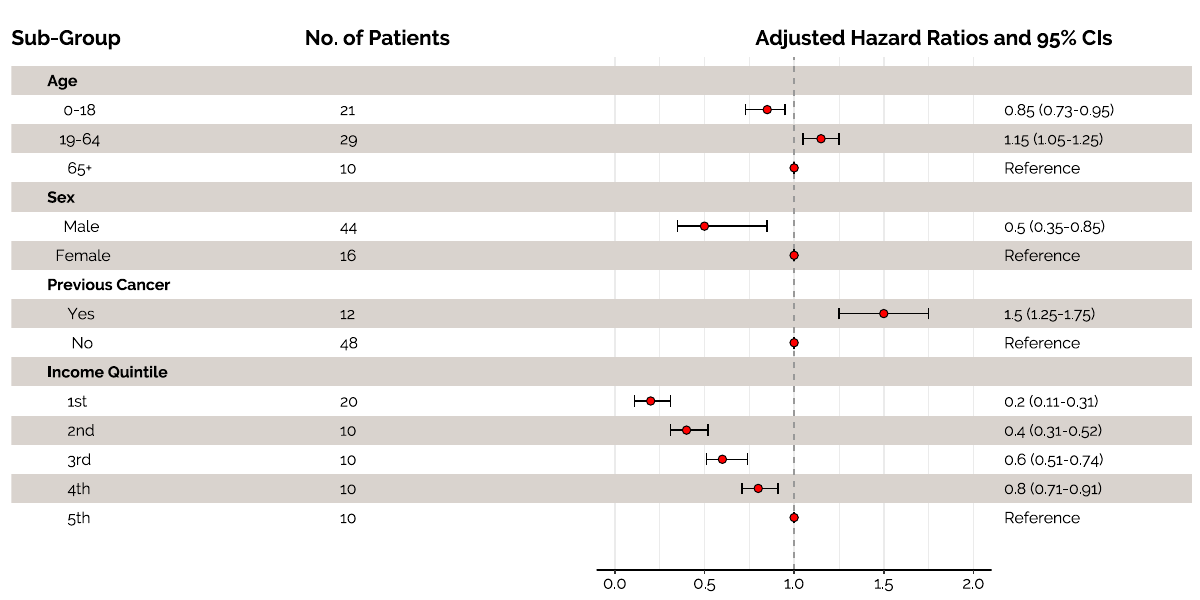

This figure's R source:
#Setup libraries
library(stringr)      #for string manipulation
library(dplyr)        #for data manipulation
library(grid)         #for margins
library(ggplot2)      #for plotting
library(ggforestplot) #for adding the striped bands
library(patchwork)    #for arranging multiple ggplot objects
library(showtext)     #for nice fonts

#The input data frame assumes:
# Sub-group variable name (e.g. Sex) and it's levels (e.g. Male, Female) are in the same column (level)
# For rows of data where the sub-group variable name appears, set estimates to 999
# For a given sub-group variable (e.g. Sex), set the estimate, low and high values to 1 if it is the Reference level (e.g Female)
# Your data are pre-sorted in the order you wish the plot to appear

df <- data.frame(
  level   =c('Age','0-18','19-64','65+', 'Sex', 'Male','Female', 'Previous Cancer','Yes','No', "Income Quintile", "1st","2nd","3rd","4th","5th"),  estimate=c(999, 0.85, 1.15, 1, 999, 0.50, 1, 999, 1.5, 1, 999, 0.2, 0.4, 0.6, 0.8, 1),
  low     =c(999, 0.73, 1.05, 1, 999, 0.35, 1, 999, 1.25, 1, 999, 0.11, 0.31, 0.51, 0.71, 1),
  high    =c(999, 0.95, 1.25, 1, 999, 0.85, 1, 999, 1.75, 1, 999, 0.31, 0.52,0.74,0.91,1),
  n       =c(999, 21, 29, 10, 999, 44, 16, 999, 12, 48, 999, 20,10,10,10,10),
  stringsAsFactors=FALSE
)

#The above should be clear when you view the dataset.
head(df)

#Data Mgmt
#Add an ordering Variable - this ensures the plot is ordered according to how the data is currently sorted
df$order <- seq(nrow(df), 1, by = -1)


#(a) - Add padding to sub-group levels so they appear indented
#(b) - Add a variable that concatenates the OR + CIs for Display
#(c) - Add a variable that controls bold face for sub-group variables and levels
#(d) - Add a display for Reference levels of a sub-group variable
df = df %>%
  mutate(a = if_else(estimate==999, level, str_pad(level,8,side="left")),
         b = if_else(estimate==999, " ", paste(paste(df$estimate, sep=""), paste("(",df$low,"-",df$high,")",sep=""))),
         c = if_else(estimate==999, "bold","plain"),
         d = if_else(b=="1 (1-1)","Reference",b)
        )

#Clean up data-frame prior to plotting
df2 <- as.data.frame(df)
df2[df2 == 999] <- NA


#Load fonts for plot 
#This step isn't necessary if you're okay with the default ggplot2 font
#An internet connection is needed to load the fonts if you want them.

font_add_google("Raleway", "rale")
showtext_auto()

#Create plots by columns then assemble using patch work.
#You may need to adjust margins in the theme() arguement in each plot depending on your own data

#Column 1 - sub-group column
col1  <-ggplot(df2) +
        theme_linedraw() +
        geom_stripes(even = "#D9D3CE", odd = "#00000000",inherit.aes = FALSE, aes(y=order))  +
        geom_text(aes(label = a, x = 0, y=order, fontface=c), hjust = 0, size=4, family="rale") +
        theme(
              axis.text = element_blank(),
              axis.title = element_blank(),
              axis.ticks = element_blank(),
              panel.grid = element_blank(),
              panel.border = element_blank(),
              plot.margin= grid::unit(c(0, 0, 0, 0), "in")
              ) +
      ylim(0, max(df2$order))  +
      xlim(0,0.02) +
      xlab(NULL)  +
      ylab(NULL)  +
      ggtitle(label="\nSub-Group") +
      theme(plot.title = element_text(size =15, face = "bold" ,family="rale"))

#Column 2 - the N column
col2 <- ggplot(df2) +
        theme_linedraw() +
        geom_stripes(even = "#D9D3CE", odd = "#00000000",inherit.aes = FALSE, aes(y=order))  +
        geom_text(aes(label = n, x = 0, y=order, fontface=c), hjust = 0, size=4, family="rale") +
        theme(
          axis.text = element_blank(),
          axis.title = element_blank(),
          axis.ticks = element_blank(),
          panel.grid = element_blank(),
          panel.border = element_blank(),
          plot.margin= grid::unit(c(0, 0, 0, -5), "in")) +
        ylim(0, max(df2$order))  +
        xlim(0,0.02) +
        xlab(NULL)  +
        ylab(NULL)  +
        ggtitle(label="\nNo. of Patients") +
        theme(plot.title = element_text(size =15, face = "bold", hjust = 0.001, family="rale"))

#Column 4 - the OR/CI Summary column
col4  <- ggplot(df2) +
         theme_linedraw() +
         geom_stripes(even = "#D9D3CE", odd = "#00000000",inherit.aes = FALSE, aes(y=order))  +
         geom_text(aes(label = d, x = 0, y=order), hjust = 0, size=4,family="rale") +
         theme(
           axis.text = element_blank(),
           axis.title = element_blank(),
           axis.ticks = element_blank(),
           panel.grid = element_blank(),
           panel.border = element_blank(),
           plot.margin= grid::unit(c(0, 0, 0, 0), "in")) +
         ylim(0, max(df2$order))  +
         xlim(0,0.02) +
         xlab(NULL)  +
         ylab(NULL) +
         ggtitle(label="\nAdjusted Hazard Ratios and 95% CIs") +
         theme(plot.title = element_text(size =15, face = "bold", hjust = 1.5,family="rale"))


#Column 3 - the forest plot column
col3 <-  ggplot(df2, aes(x = estimate, xmin = low, xmax = high, y = order)) +
         theme_bw() +
         geom_stripes(even = "#D9D3CE", odd = "#00000000",inherit.aes = FALSE, aes(y=order))  +
         geom_vline(xintercept = 1, linetype="dashed", color="grey60") +
         geom_errorbarh(height = 0.4, color = 'black') + 
         geom_point(shape=21, fill="red", color="black", size=2.5) +
         theme(
            axis.text.y = element_blank(),
            axis.title.y = element_blank(),
            axis.ticks.y = element_blank(),
            panel.grid.major.y = element_blank(),
            panel.grid.minor.y = element_blank(),
            panel.border = element_blank(),
            axis.text.x=element_text(size=12, colour="black", family="rale"),
            axis.line.x=element_line(color="black"), 
            plot.margin= grid::unit(c(0, 0, 0, -5), "in"))  +
          ylim(0, max(df2$order)) +
          xlab(NULL)  +
          ylab(NULL) +
          scale_x_continuous(limits=c(0, round(max(df2$high, na.rm = TRUE))), breaks=seq(0,round(max(df2$high, na.rm = TRUE)),0.5))  
          
#for log2-scale, replace line 137 with: scale_x_continuous(trans='log2')



#Make the forest plot (requires patchwork)
forest_plot <- col1 + col2 + col3 + col4 + plot_layout(ncol=4, widths=c(1,1,0.5,0.25))

#Output to pdf (with pretty fonts)
pdf( "forest.pdf", width=12, height=6)
forest_plot
dev.off()
